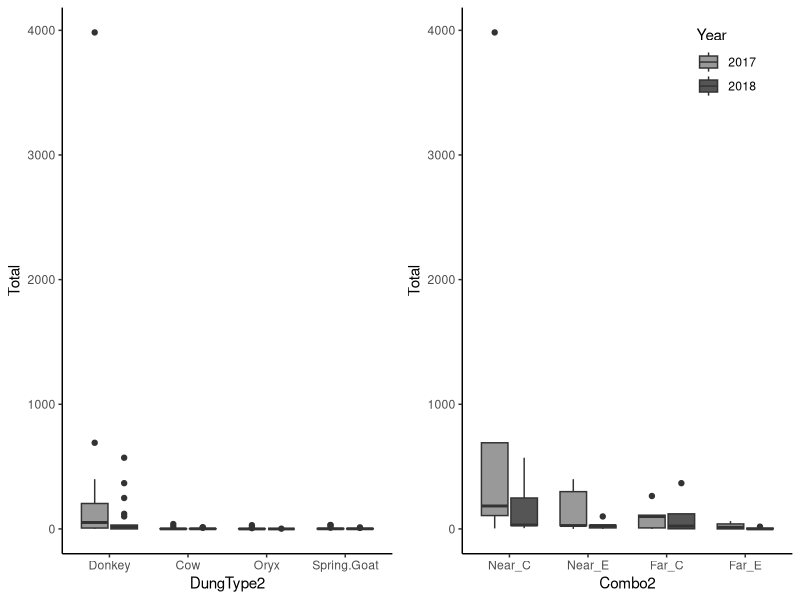

Generate this figure with R:
library(tidyr)
library(zoo)
library(ggplot2)
library(dplyr)
library(ggpubr)
library(gridExtra)


dung1<- read.csv("Data/AllDungSummary_Replicate_Yr.csv", header=T)

dung1$Year<-as.factor(dung1$Year)
dung1$DungType<-as.factor(dung1$DungType)
dung1$DungType2 <- factor(dung1$DungType, levels = levels(dung1$DungType)[c(2,1,3,4)])


Fig3a<- ggplot(dung1, aes(x=DungType2, y=Total, fill=Year))+
  geom_boxplot()+
  #coord_cartesian(ylim = c(0,750))+
  scale_fill_manual(values=c("#999999", "#555555")) + 
  theme_classic()+
  theme(legend.position = 'none')

dung2 <- dung1 %>% filter(DungType=='Donkey')

dung2$Combo<-as.factor(dung2$Combo)
dung2$Combo2 <- factor(dung2$Combo, levels = levels(dung2$Combo)[c(3,4,1,2)])

Fig3b <- ggplot(dung2, aes(x=Combo2, y=Total, fill = Year))+
  geom_boxplot()+
  #facet_grid(rows = vars(Year))+
  #scale_y_continuous(trans='log10')+
  #scale_y_sqrt()+
  #coord_cartesian(ylim = c(0, 725))+
  scale_fill_manual(values=c("#999999", "#555555"))+
  theme_classic()+
  theme(legend.position = c(0.8, 0.9))+
  #geom_point(aes(shape=Year), 
  #          position=position_jitterdodge(dodge.width=0.9),
  #          size=2)+
  scale_shape_manual(values=c(5, 17))
  

grid.arrange(Fig3a, Fig3b, ncol = 2)
Fig3<-arrangeGrob(Fig3a, Fig3b, ncol = 2)
ggsave(file="Figures/Fig3_full.png", Fig3, width = 8, height = 4, dpi = 600, units = "in", device='png')

